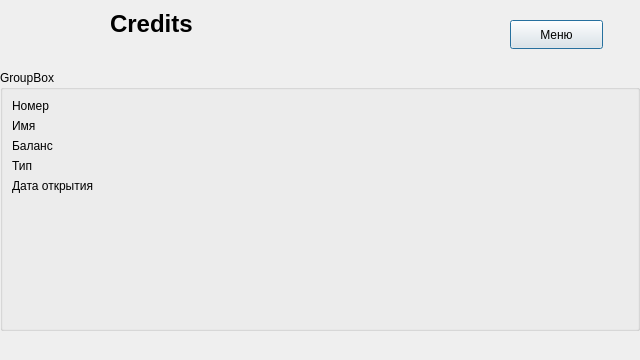
<?xml version="1.0" encoding="UTF-8"?>
<ui version="4.0">
 <class>Credits</class>
 <widget class="QDialog" name="Credits">
  <property name="geometry">
   <rect>
    <x>0</x>
    <y>0</y>
    <width>640</width>
    <height>360</height>
   </rect>
  </property>
  <property name="windowTitle">
   <string>Dialog</string>
  </property>
  <widget class="QLabel" name="logo">
   <property name="geometry">
    <rect>
     <x>5</x>
     <y>5</y>
     <width>75</width>
     <height>75</height>
    </rect>
   </property>
   <property name="text">
    <string/>
   </property>
  </widget>
  <widget class="QPushButton" name="backButton">
   <property name="geometry">
    <rect>
     <x>510</x>
     <y>20</y>
     <width>93</width>
     <height>29</height>
    </rect>
   </property>
   <property name="text">
    <string>Меню</string>
   </property>
  </widget>
  <widget class="QLabel" name="label_5">
   <property name="geometry">
    <rect>
     <x>110</x>
     <y>10</y>
     <width>190</width>
     <height>60</height>
    </rect>
   </property>
   <property name="text">
    <string>&lt;html&gt;&lt;head/&gt;&lt;body&gt;&lt;p&gt;&lt;span style=&quot; font-size:xx-large; font-weight:700;&quot;&gt;Credits&lt;/span&gt;&lt;/p&gt;&lt;p&gt;&lt;br/&gt;&lt;/p&gt;&lt;/body&gt;&lt;/html&gt;</string>
   </property>
  </widget>
  <widget class="QGroupBox" name="groupBox">
   <property name="geometry">
    <rect>
     <x>0</x>
     <y>70</y>
     <width>640</width>
     <height>261</height>
    </rect>
   </property>
   <property name="title">
    <string>GroupBox</string>
   </property>
   <layout class="QFormLayout" name="formLayout_2">
    <item row="0" column="0">
     <widget class="QLabel" name="label_2">
      <property name="text">
       <string>Номер</string>
      </property>
     </widget>
    </item>
    <item row="0" column="1">
     <widget class="QLabel" name="creditAmountLabel">
      <property name="text">
       <string/>
      </property>
     </widget>
    </item>
    <item row="1" column="0">
     <widget class="QLabel" name="label_3">
      <property name="text">
       <string>Имя</string>
      </property>
     </widget>
    </item>
    <item row="1" column="1">
     <widget class="QLabel" name="interestRateLabel">
      <property name="text">
       <string/>
      </property>
     </widget>
    </item>
    <item row="2" column="0">
     <widget class="QLabel" name="label_4">
      <property name="text">
       <string>Баланс</string>
      </property>
     </widget>
    </item>
    <item row="2" column="1">
     <widget class="QLabel" name="termLabel">
      <property name="text">
       <string/>
      </property>
     </widget>
    </item>
    <item row="3" column="0">
     <widget class="QLabel" name="label_6">
      <property name="text">
       <string>Тип</string>
      </property>
     </widget>
    </item>
    <item row="3" column="1">
     <widget class="QLabel" name="startDateLabel">
      <property name="text">
       <string/>
      </property>
     </widget>
    </item>
    <item row="4" column="0">
     <widget class="QLabel" name="label_8">
      <property name="text">
       <string>Дата открытия</string>
      </property>
     </widget>
    </item>
    <item row="4" column="1">
     <widget class="QLabel" name="endDateLabel">
      <property name="text">
       <string/>
      </property>
     </widget>
    </item>
   </layout>
  </widget>
 </widget>
 <resources/>
 <connections/>
</ui>
